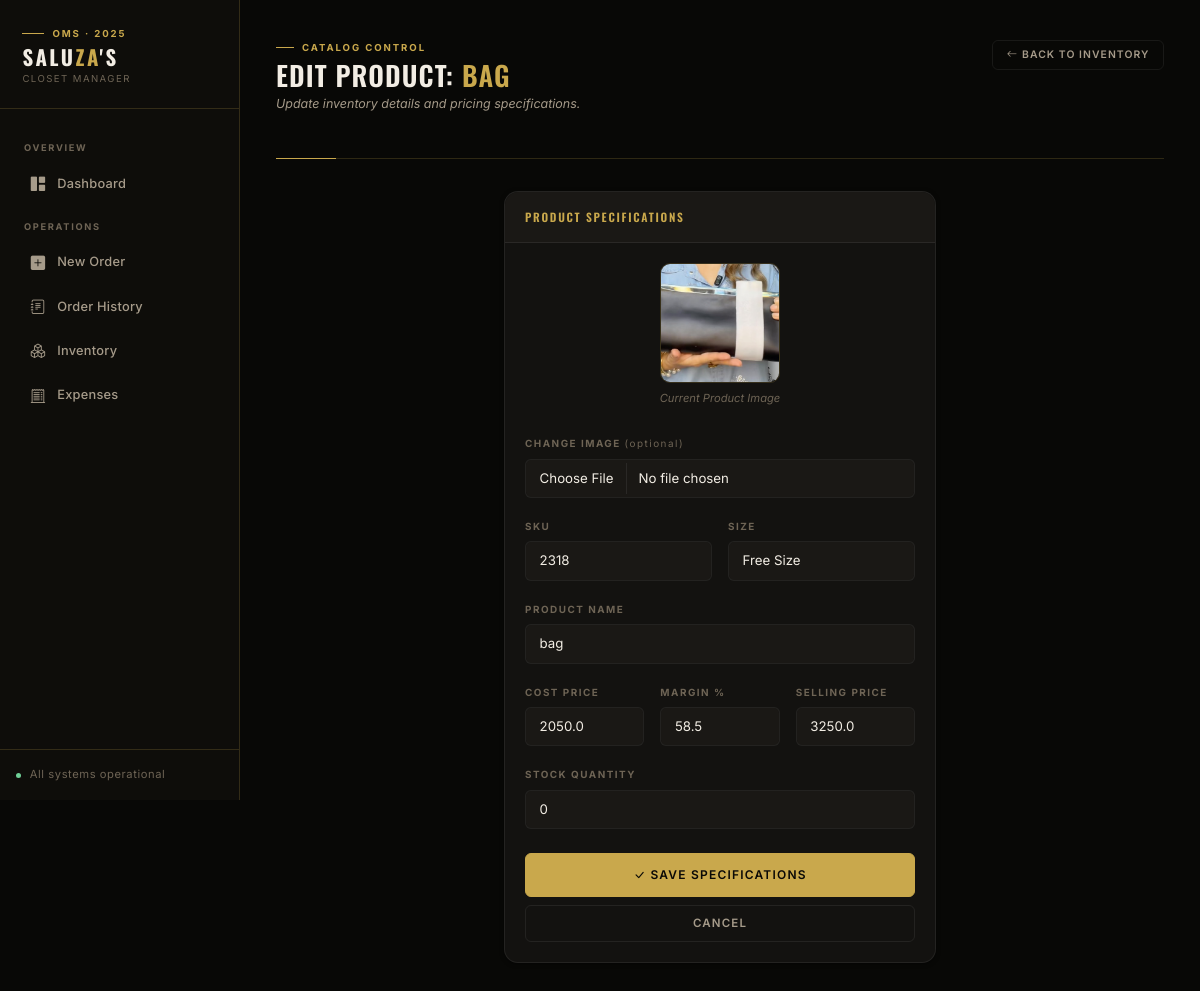
The app's page /edit_product/288 with its own data.
### app.py (models this page shows)
class Product(db.Model):
    id = db.Column(db.Integer, primary_key=True)
    sku = db.Column(db.String(50), unique=True, nullable=True)
    name = db.Column(db.String(100), nullable=False)
    size = db.Column(db.String(10), nullable=False)
    cost_price = db.Column(db.Float, default=0.0)
    price = db.Column(db.Float, nullable=False)
    stock = db.Column(db.Integer, default=0)
    image = db.Column(db.String(100), nullable=True)

### app.py (the view, shortened to what this page needs)
@app.route('/edit_product/<int:id>', methods=['GET', 'POST'])
def edit_product(id):
    product = Product.query.get_or_404(id)
    return render_template('edit_product.html', p=product)

### templates/edit_product.html (shortened to what this page needs)
{% extends "layout.html" %}
{% block content %}
<div class="page-header">
    <div>
        <div class="page-header-eyebrow">
            <div class="page-header-eyebrow-line"></div>
            <span class="page-header-eyebrow-text">Catalog Control</span>
        </div>
        <h1>Edit Product: <span class="gold">{{ p.name }}</span></h1>
        <p class="page-header-sub">Update inventory details and pricing specifications.</p>
    </div>
    <a href="/inventory" class="btn btn-outline-secondary btn-sm">
        <i class="bi bi-arrow-left me-1"></i>Back to Inventory
    </a>
</div>
<div class="row justify-content-center">
    <div class="col-md-7 col-lg-6">
        <div class="card">
            <div class="card-header">Product Specifications</div>
            <div class="card-body">
                <form method="POST" enctype="multipart/form-data">
                    {% if p.image %}
                    <div class="text-center mb-4">
                        <img src="{{ url_for('static', filename='uploads/' + p.image) }}"
                             style="width: 120px; height: 120px; object-fit: cover; border-radius: var(--r-md); border: 1px solid var(--line);">
                        <div style="font-size: 0.7rem; color: var(--text-tertiary); margin-top: 0.4rem; font-style: italic;">Current Product Image</div>
                    </div>
                    {% endif %}
                    <div class="mb-3">
                        <label class="form-label">Change Image <span style="text-transform: none; font-weight: 400; color: var(--text-tertiary);">(optional)</span></label>
                        <input type="file" name="image" class="form-control" accept="image/*">
                    </div>
                    <div class="row mb-3 g-3">
                        <div class="col">
                            <label class="form-label">SKU</label>
                            <input type="text" name="sku" class="form-control" value="{{ p.sku if p.sku else '' }}">
                        </div>
                        <div class="col">
                            <label class="form-label">Size</label>
                            <input type="text" name="size" class="form-control" value="{{ p.size }}" required>
                        </div>
                    </div>
                    <div class="mb-3">
                        <label class="form-label">Product Name</label>
                        <input type="text" name="name" class="form-control" value="{{ p.name }}" required>
                    </div>
                    <div class="row mb-3 g-3">
                        <div class="col-4">
                            <label class="form-label">Cost Price</label>
                            <input type="number" name="cost_price" id="costPriceInput" class="form-control" step="0.01" value="{{ p.cost_price }}" required>
                        </div>
                        <div class="col-4">
                            <label class="form-label">Margin %</label>
                            <input type="number" id="profitMarginInput" class="form-control" placeholder="%" step="0.1">
                        </div>
                        <div class="col-4">
                            <label class="form-label">Selling Price</label>
                            <input type="number" name="price" id="sellingPriceInput" class="form-control" step="0.01" value="{{ p.price }}" required>
                        </div>
                    </div>
                    <div class="mb-4">
                        <label class="form-label">Stock Quantity</label>
                        <input type="number" name="stock" class="form-control" value="{{ p.stock }}" required>
                    </div>
                    <div class="d-grid gap-2">
                        <button type="submit" class="btn btn-primary btn-lg">
                            <i class="bi bi-check-lg me-1"></i>Save Specifications
                        </button>
                        <a href="/inventory" class="btn btn-outline-secondary">Cancel</a>
                    </div>
                </form>
            </div>
        </div>
    </div>
</div>
{% endblock %}

### records on screen
Product: name "BAG", image (picture), sku "2318", size "Free Size", name "bag", cost_price "2050.0", price "3250.0", stock "0"
